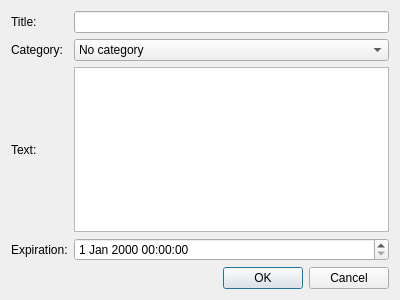
<?xml version="1.0" encoding="UTF-8"?>
<ui version="4.0">
 <class>ScheduleDialog</class>
 <widget class="QDialog" name="ScheduleDialog">
  <property name="geometry">
   <rect>
    <x>0</x>
    <y>0</y>
    <width>400</width>
    <height>300</height>
   </rect>
  </property>
  <property name="windowTitle">
   <string>Dialog</string>
  </property>
  <layout class="QVBoxLayout" name="verticalLayout">
   <item>
    <layout class="QHBoxLayout" name="horizontalLayout">
     <item>
      <layout class="QGridLayout" name="gridLayout">
       <item row="2" column="1">
        <widget class="QPlainTextEdit" name="plainTextEditText"/>
       </item>
       <item row="2" column="0">
        <widget class="QLabel" name="lblText">
         <property name="text">
          <string>Text:</string>
         </property>
        </widget>
       </item>
       <item row="3" column="1">
        <widget class="QDateTimeEdit" name="dateTimeEditExpiration"/>
       </item>
       <item row="3" column="0">
        <widget class="QLabel" name="lblExpiration">
         <property name="text">
          <string>Expiration:</string>
         </property>
        </widget>
       </item>
       <item row="0" column="1">
        <widget class="QLineEdit" name="lineEditTitle"/>
       </item>
       <item row="0" column="0">
        <widget class="QLabel" name="lblTitle">
         <property name="text">
          <string>Title:</string>
         </property>
        </widget>
       </item>
       <item row="1" column="1">
        <widget class="QComboBox" name="comboBoxCategory">
         <item>
          <property name="text">
           <string>No category</string>
          </property>
         </item>
        </widget>
       </item>
       <item row="1" column="0">
        <widget class="QLabel" name="lblCategory">
         <property name="text">
          <string>Category:</string>
         </property>
        </widget>
       </item>
      </layout>
     </item>
    </layout>
   </item>
   <item>
    <widget class="QDialogButtonBox" name="buttonBox">
     <property name="orientation">
      <enum>Qt::Horizontal</enum>
     </property>
     <property name="standardButtons">
      <set>QDialogButtonBox::Cancel|QDialogButtonBox::Ok</set>
     </property>
    </widget>
   </item>
  </layout>
 </widget>
 <tabstops>
  <tabstop>lineEditTitle</tabstop>
  <tabstop>plainTextEditText</tabstop>
  <tabstop>dateTimeEditExpiration</tabstop>
  <tabstop>buttonBox</tabstop>
 </tabstops>
 <resources/>
 <connections/>
</ui>
